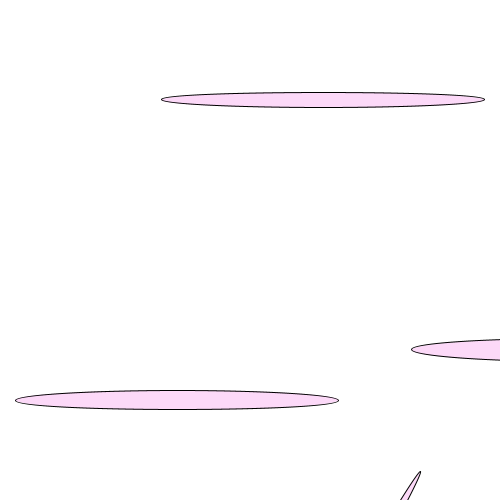
Frame 1 (no input)
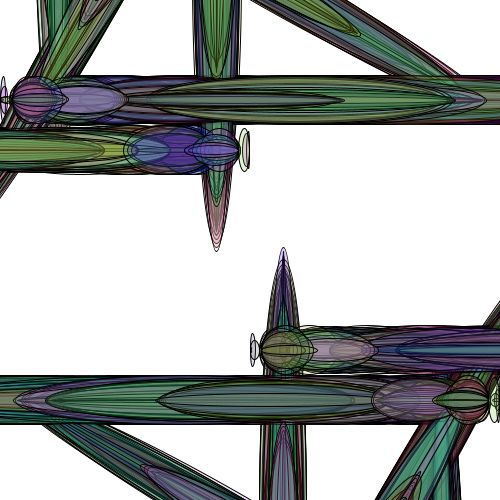
Frame 60 (the mouse pressed at the canvas centre just before this capture)
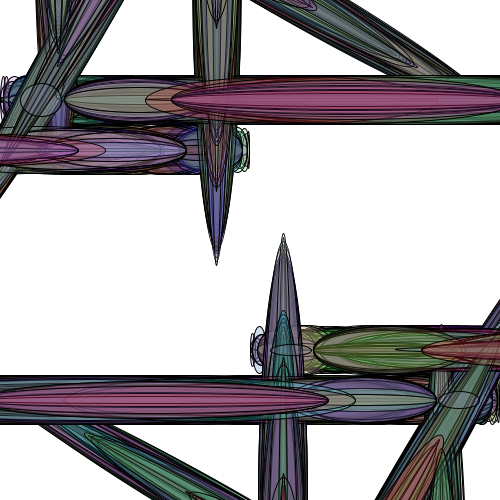
Frame 120 (the mouse held since frame 60 and released just before this capture)

The Processing sketch that drew these frames (run headless with seeded random() and noise(); from frame 60 on, the mouse is pressed at the canvas centre):

// Processing sketch: ellipses
// ── ellipses.pde
// int x = int(random(500));
// int width_x = int(random(100));

// int y = int(random(500));

// int step = int(random(100));

void setup(){
	// noLoop();
	frameRate(20);
	size(500, 500);
	background(255);
}

void draw(){

	// background(255);

	int x = int(random(500));
	for (int step = 0; step<int(random(100)); step++){

		fill(random(0,255),random(0,255),random(0,255), 50);
		ellipse(x + step, 100, x + 2*step, random(50));

		for (int rot = 0; rot<360; rot = rot + 30){

			translate(width/2, height/2);
			rotate(radians(rot));
			ellipse(x + step, 100, x + 2*step, random(50));

		}

	// 	for(int y = -x; y<int(random(500)); y++){
	// 		fill(random(0,255),random(0,255),random(0,255), 50);
	// 		ellipse(x + step, y, x + 2*step, y/2);			
	// 	}

	}

	// background(255);

	// // noStroke();
	// fill(random(0,255),random(0,255),random(0,255), 50);

	// // noFill();

	// // int x = int(random(500));
	// // int width_x = int(random(100));

	// // int y = int(random(500));

	// int step = int(random(100));

	// // ellipse(x + step, y, width_x + 2*step, y/2);

	// ellipse(50 + step, 50, 50 + 2*step, random(50));
	// ellipse(100 + step, 100, 100 + 2*step, random(50));
	// ellipse(150 + step, 150, 150 + 2*step, random(75));
	// ellipse(200 + step, 200, 200 + 2*step, random(100));
	// ellipse(250 + step, 250, 250 + 2*step, random(125));
	// ellipse(300 + step, 300, 300 + 2*step, random(150));
	// ellipse(350 + step, 350, 350 + 2*step, random(175));
	// ellipse(400 + step, 400, 400 + 2*step, random(200));
	// ellipse(450 + step, 450, 450 + 2*step, random(225));


	// ellipse(50, 50 + step, random(50), 50 + 2*step);
	// ellipse(100, 100 + step, random(100), 100 + 2*step);
	// ellipse(150, 150 + step, random(150), 150 + 2*step);
	// ellipse(200, 200 + step, random(200), 200 + 2*step);
	// ellipse(250, 250 + step, random(250), 250 + 2*step);
	// ellipse(300, 300 + step, random(300), 300 + 2*step);
	// ellipse(350, 350 + step, random(350), 350 + 2*step);
	// ellipse(400, 400 + step, random(400), 400 + 2*step);
	// ellipse(450, 450 + step, random(450), 450 + 2*step);
	
	// ellipse(100 + step, random(500), 100 + 2*step, random(250));

	// // ellipse(100, 100, 100, 50);
	// // ellipse(120, 100, 140, 50);
	// // ellipse(150, 100, 200, 50);
	
	// // ellipse(200, 100, 300, 50);

	// // ellipse(150, 100, 200, 50);
	// // ellipse(100, 100, 100, 50);
}


// x & x_width
// x+50 & x_width + 100
// try: x + 20 & x_width + 40
